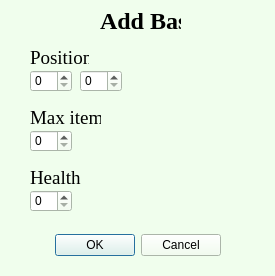
<?xml version="1.0" encoding="UTF-8"?>
<ui version="4.0">
 <class>AddBase</class>
 <widget class="QDialog" name="AddBase">
  <property name="geometry">
   <rect>
    <x>0</x>
    <y>0</y>
    <width>275</width>
    <height>276</height>
   </rect>
  </property>
  <property name="palette">
   <palette>
    <active>
     <colorrole role="WindowText">
      <brush brushstyle="SolidPattern">
       <color alpha="255">
        <red>0</red>
        <green>0</green>
        <blue>0</blue>
       </color>
      </brush>
     </colorrole>
     <colorrole role="Button">
      <brush brushstyle="SolidPattern">
       <color alpha="255">
        <red>240</red>
        <green>254</green>
        <blue>237</blue>
       </color>
      </brush>
     </colorrole>
     <colorrole role="Light">
      <brush brushstyle="SolidPattern">
       <color alpha="255">
        <red>255</red>
        <green>255</green>
        <blue>255</blue>
       </color>
      </brush>
     </colorrole>
     <colorrole role="Midlight">
      <brush brushstyle="SolidPattern">
       <color alpha="255">
        <red>247</red>
        <green>254</green>
        <blue>246</blue>
       </color>
      </brush>
     </colorrole>
     <colorrole role="Dark">
      <brush brushstyle="SolidPattern">
       <color alpha="255">
        <red>120</red>
        <green>127</green>
        <blue>118</blue>
       </color>
      </brush>
     </colorrole>
     <colorrole role="Mid">
      <brush brushstyle="SolidPattern">
       <color alpha="255">
        <red>160</red>
        <green>169</green>
        <blue>158</blue>
       </color>
      </brush>
     </colorrole>
     <colorrole role="Text">
      <brush brushstyle="SolidPattern">
       <color alpha="255">
        <red>0</red>
        <green>0</green>
        <blue>0</blue>
       </color>
      </brush>
     </colorrole>
     <colorrole role="BrightText">
      <brush brushstyle="SolidPattern">
       <color alpha="255">
        <red>255</red>
        <green>255</green>
        <blue>255</blue>
       </color>
      </brush>
     </colorrole>
     <colorrole role="ButtonText">
      <brush brushstyle="SolidPattern">
       <color alpha="255">
        <red>0</red>
        <green>0</green>
        <blue>0</blue>
       </color>
      </brush>
     </colorrole>
     <colorrole role="Base">
      <brush brushstyle="SolidPattern">
       <color alpha="255">
        <red>255</red>
        <green>255</green>
        <blue>255</blue>
       </color>
      </brush>
     </colorrole>
     <colorrole role="Window">
      <brush brushstyle="SolidPattern">
       <color alpha="255">
        <red>240</red>
        <green>254</green>
        <blue>237</blue>
       </color>
      </brush>
     </colorrole>
     <colorrole role="Shadow">
      <brush brushstyle="SolidPattern">
       <color alpha="255">
        <red>0</red>
        <green>0</green>
        <blue>0</blue>
       </color>
      </brush>
     </colorrole>
     <colorrole role="AlternateBase">
      <brush brushstyle="SolidPattern">
       <color alpha="255">
        <red>247</red>
        <green>254</green>
        <blue>246</blue>
       </color>
      </brush>
     </colorrole>
     <colorrole role="ToolTipBase">
      <brush brushstyle="SolidPattern">
       <color alpha="255">
        <red>255</red>
        <green>255</green>
        <blue>220</blue>
       </color>
      </brush>
     </colorrole>
     <colorrole role="ToolTipText">
      <brush brushstyle="SolidPattern">
       <color alpha="255">
        <red>0</red>
        <green>0</green>
        <blue>0</blue>
       </color>
      </brush>
     </colorrole>
     <colorrole role="PlaceholderText">
      <brush brushstyle="SolidPattern">
       <color alpha="128">
        <red>0</red>
        <green>0</green>
        <blue>0</blue>
       </color>
      </brush>
     </colorrole>
    </active>
    <inactive>
     <colorrole role="WindowText">
      <brush brushstyle="SolidPattern">
       <color alpha="255">
        <red>0</red>
        <green>0</green>
        <blue>0</blue>
       </color>
      </brush>
     </colorrole>
     <colorrole role="Button">
      <brush brushstyle="SolidPattern">
       <color alpha="255">
        <red>240</red>
        <green>254</green>
        <blue>237</blue>
       </color>
      </brush>
     </colorrole>
     <colorrole role="Light">
      <brush brushstyle="SolidPattern">
       <color alpha="255">
        <red>255</red>
        <green>255</green>
        <blue>255</blue>
       </color>
      </brush>
     </colorrole>
     <colorrole role="Midlight">
      <brush brushstyle="SolidPattern">
       <color alpha="255">
        <red>247</red>
        <green>254</green>
        <blue>246</blue>
       </color>
      </brush>
     </colorrole>
     <colorrole role="Dark">
      <brush brushstyle="SolidPattern">
       <color alpha="255">
        <red>120</red>
        <green>127</green>
        <blue>118</blue>
       </color>
      </brush>
     </colorrole>
     <colorrole role="Mid">
      <brush brushstyle="SolidPattern">
       <color alpha="255">
        <red>160</red>
        <green>169</green>
        <blue>158</blue>
       </color>
      </brush>
     </colorrole>
     <colorrole role="Text">
      <brush brushstyle="SolidPattern">
       <color alpha="255">
        <red>0</red>
        <green>0</green>
        <blue>0</blue>
       </color>
      </brush>
     </colorrole>
     <colorrole role="BrightText">
      <brush brushstyle="SolidPattern">
       <color alpha="255">
        <red>255</red>
        <green>255</green>
        <blue>255</blue>
       </color>
      </brush>
     </colorrole>
     <colorrole role="ButtonText">
      <brush brushstyle="SolidPattern">
       <color alpha="255">
        <red>0</red>
        <green>0</green>
        <blue>0</blue>
       </color>
      </brush>
     </colorrole>
     <colorrole role="Base">
      <brush brushstyle="SolidPattern">
       <color alpha="255">
        <red>255</red>
        <green>255</green>
        <blue>255</blue>
       </color>
      </brush>
     </colorrole>
     <colorrole role="Window">
      <brush brushstyle="SolidPattern">
       <color alpha="255">
        <red>240</red>
        <green>254</green>
        <blue>237</blue>
       </color>
      </brush>
     </colorrole>
     <colorrole role="Shadow">
      <brush brushstyle="SolidPattern">
       <color alpha="255">
        <red>0</red>
        <green>0</green>
        <blue>0</blue>
       </color>
      </brush>
     </colorrole>
     <colorrole role="AlternateBase">
      <brush brushstyle="SolidPattern">
       <color alpha="255">
        <red>247</red>
        <green>254</green>
        <blue>246</blue>
       </color>
      </brush>
     </colorrole>
     <colorrole role="ToolTipBase">
      <brush brushstyle="SolidPattern">
       <color alpha="255">
        <red>255</red>
        <green>255</green>
        <blue>220</blue>
       </color>
      </brush>
     </colorrole>
     <colorrole role="ToolTipText">
      <brush brushstyle="SolidPattern">
       <color alpha="255">
        <red>0</red>
        <green>0</green>
        <blue>0</blue>
       </color>
      </brush>
     </colorrole>
     <colorrole role="PlaceholderText">
      <brush brushstyle="SolidPattern">
       <color alpha="128">
        <red>0</red>
        <green>0</green>
        <blue>0</blue>
       </color>
      </brush>
     </colorrole>
    </inactive>
    <disabled>
     <colorrole role="WindowText">
      <brush brushstyle="SolidPattern">
       <color alpha="255">
        <red>120</red>
        <green>127</green>
        <blue>118</blue>
       </color>
      </brush>
     </colorrole>
     <colorrole role="Button">
      <brush brushstyle="SolidPattern">
       <color alpha="255">
        <red>240</red>
        <green>254</green>
        <blue>237</blue>
       </color>
      </brush>
     </colorrole>
     <colorrole role="Light">
      <brush brushstyle="SolidPattern">
       <color alpha="255">
        <red>255</red>
        <green>255</green>
        <blue>255</blue>
       </color>
      </brush>
     </colorrole>
     <colorrole role="Midlight">
      <brush brushstyle="SolidPattern">
       <color alpha="255">
        <red>247</red>
        <green>254</green>
        <blue>246</blue>
       </color>
      </brush>
     </colorrole>
     <colorrole role="Dark">
      <brush brushstyle="SolidPattern">
       <color alpha="255">
        <red>120</red>
        <green>127</green>
        <blue>118</blue>
       </color>
      </brush>
     </colorrole>
     <colorrole role="Mid">
      <brush brushstyle="SolidPattern">
       <color alpha="255">
        <red>160</red>
        <green>169</green>
        <blue>158</blue>
       </color>
      </brush>
     </colorrole>
     <colorrole role="Text">
      <brush brushstyle="SolidPattern">
       <color alpha="255">
        <red>120</red>
        <green>127</green>
        <blue>118</blue>
       </color>
      </brush>
     </colorrole>
     <colorrole role="BrightText">
      <brush brushstyle="SolidPattern">
       <color alpha="255">
        <red>255</red>
        <green>255</green>
        <blue>255</blue>
       </color>
      </brush>
     </colorrole>
     <colorrole role="ButtonText">
      <brush brushstyle="SolidPattern">
       <color alpha="255">
        <red>120</red>
        <green>127</green>
        <blue>118</blue>
       </color>
      </brush>
     </colorrole>
     <colorrole role="Base">
      <brush brushstyle="SolidPattern">
       <color alpha="255">
        <red>240</red>
        <green>254</green>
        <blue>237</blue>
       </color>
      </brush>
     </colorrole>
     <colorrole role="Window">
      <brush brushstyle="SolidPattern">
       <color alpha="255">
        <red>240</red>
        <green>254</green>
        <blue>237</blue>
       </color>
      </brush>
     </colorrole>
     <colorrole role="Shadow">
      <brush brushstyle="SolidPattern">
       <color alpha="255">
        <red>0</red>
        <green>0</green>
        <blue>0</blue>
       </color>
      </brush>
     </colorrole>
     <colorrole role="AlternateBase">
      <brush brushstyle="SolidPattern">
       <color alpha="255">
        <red>240</red>
        <green>254</green>
        <blue>237</blue>
       </color>
      </brush>
     </colorrole>
     <colorrole role="ToolTipBase">
      <brush brushstyle="SolidPattern">
       <color alpha="255">
        <red>255</red>
        <green>255</green>
        <blue>220</blue>
       </color>
      </brush>
     </colorrole>
     <colorrole role="ToolTipText">
      <brush brushstyle="SolidPattern">
       <color alpha="255">
        <red>0</red>
        <green>0</green>
        <blue>0</blue>
       </color>
      </brush>
     </colorrole>
     <colorrole role="PlaceholderText">
      <brush brushstyle="SolidPattern">
       <color alpha="128">
        <red>0</red>
        <green>0</green>
        <blue>0</blue>
       </color>
      </brush>
     </colorrole>
    </disabled>
   </palette>
  </property>
  <property name="windowTitle">
   <string>Add base</string>
  </property>
  <property name="autoFillBackground">
   <bool>false</bool>
  </property>
  <widget class="QDialogButtonBox" name="addBase">
   <property name="geometry">
    <rect>
     <x>50</x>
     <y>230</y>
     <width>171</width>
     <height>31</height>
    </rect>
   </property>
   <property name="orientation">
    <enum>Qt::Horizontal</enum>
   </property>
   <property name="standardButtons">
    <set>QDialogButtonBox::Cancel|QDialogButtonBox::Ok</set>
   </property>
  </widget>
  <widget class="QLabel" name="label">
   <property name="geometry">
    <rect>
     <x>100</x>
     <y>10</y>
     <width>81</width>
     <height>21</height>
    </rect>
   </property>
   <property name="font">
    <font>
     <family>Times New Roman</family>
     <pointsize>18</pointsize>
     <weight>75</weight>
     <bold>true</bold>
    </font>
   </property>
   <property name="text">
    <string>Add Base</string>
   </property>
  </widget>
  <widget class="QLabel" name="label_2">
   <property name="geometry">
    <rect>
     <x>30</x>
     <y>50</y>
     <width>59</width>
     <height>16</height>
    </rect>
   </property>
   <property name="font">
    <font>
     <family>Times New Roman</family>
     <pointsize>14</pointsize>
    </font>
   </property>
   <property name="text">
    <string>Position</string>
   </property>
  </widget>
  <widget class="QSpinBox" name="posBaseX">
   <property name="geometry">
    <rect>
     <x>30</x>
     <y>70</y>
     <width>42</width>
     <height>22</height>
    </rect>
   </property>
  </widget>
  <widget class="QSpinBox" name="posBaseY">
   <property name="geometry">
    <rect>
     <x>80</x>
     <y>70</y>
     <width>42</width>
     <height>22</height>
    </rect>
   </property>
  </widget>
  <widget class="QLabel" name="label_3">
   <property name="geometry">
    <rect>
     <x>30</x>
     <y>110</y>
     <width>71</width>
     <height>16</height>
    </rect>
   </property>
   <property name="font">
    <font>
     <family>Times New Roman</family>
     <pointsize>14</pointsize>
    </font>
   </property>
   <property name="text">
    <string>Max items</string>
   </property>
  </widget>
  <widget class="QSpinBox" name="maxCountOfItems">
   <property name="geometry">
    <rect>
     <x>30</x>
     <y>130</y>
     <width>42</width>
     <height>22</height>
    </rect>
   </property>
  </widget>
  <widget class="QLabel" name="label_4">
   <property name="geometry">
    <rect>
     <x>30</x>
     <y>170</y>
     <width>59</width>
     <height>16</height>
    </rect>
   </property>
   <property name="font">
    <font>
     <family>Times New Roman</family>
     <pointsize>14</pointsize>
    </font>
   </property>
   <property name="text">
    <string>Health</string>
   </property>
  </widget>
  <widget class="QSpinBox" name="health">
   <property name="geometry">
    <rect>
     <x>30</x>
     <y>190</y>
     <width>42</width>
     <height>22</height>
    </rect>
   </property>
  </widget>
 </widget>
 <resources/>
 <connections>
  <connection>
   <sender>addBase</sender>
   <signal>accepted()</signal>
   <receiver>AddBase</receiver>
   <slot>accept()</slot>
   <hints>
    <hint type="sourcelabel">
     <x>248</x>
     <y>254</y>
    </hint>
    <hint type="destinationlabel">
     <x>157</x>
     <y>274</y>
    </hint>
   </hints>
  </connection>
  <connection>
   <sender>addBase</sender>
   <signal>rejected()</signal>
   <receiver>AddBase</receiver>
   <slot>reject()</slot>
   <hints>
    <hint type="sourcelabel">
     <x>316</x>
     <y>260</y>
    </hint>
    <hint type="destinationlabel">
     <x>286</x>
     <y>274</y>
    </hint>
   </hints>
  </connection>
 </connections>
</ui>
